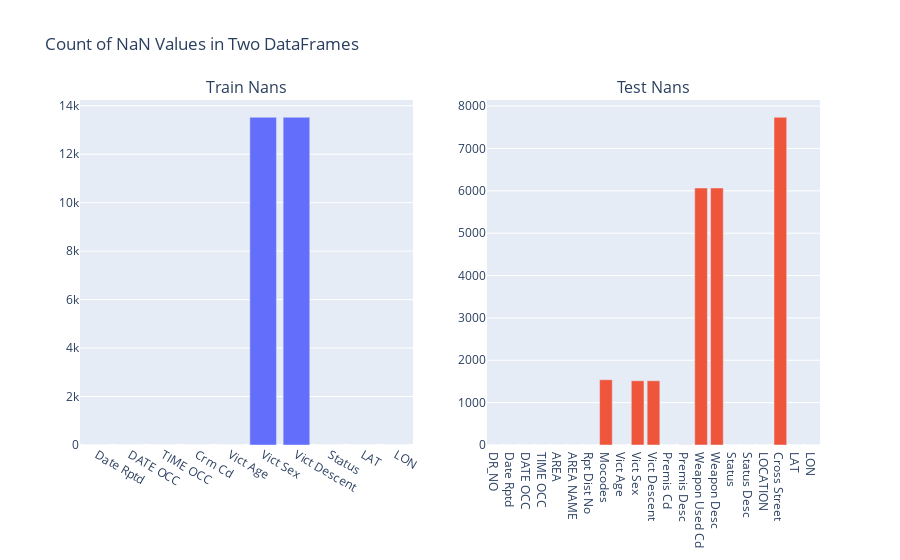

The notebook cell saved with this chart:
### Code cell
import pandas as pd
import plotly.graph_objects as go
from plotly.subplots import make_subplots

df_train = df.copy()
df_test = pd.read_csv("../data/test.csv")

nan_counts_train = df_train.isna().sum()

nan_counts_test = df_test.isna().sum()

fig = make_subplots(
    rows=1,
    cols=2,
    subplot_titles=("Train Nans", "Test Nans"),
)

fig.add_trace(
    go.Bar(x=nan_counts_train.index, y=nan_counts_train.values, name="Train"),
    row=1,
    col=1,
)

fig.add_trace(
    go.Bar(x=nan_counts_test.index, y=nan_counts_test.values, name="Test"),
    row=1,
    col=2,
)

fig.update_layout(title_text="Count of NaN Values in Two DataFrames", showlegend=False)

fig.show()

### Figure 1 — Plotly figure (JSON) as saved in the notebook; plotly's stock layout.template omitted (floating-point values rounded to 4 significant figures)
{"data": [{"name": "Train", "type": "bar", "x": ["Date Rptd", "DATE OCC", "TIME OCC", "Crm Cd", "Vict Age", "Vict Sex", "Vict Descent", "Status", "LAT", "LON"], "xaxis": "x", "y": [0, 0, 0, 0, 0, 13524, 13525, 0, 0, 0], "yaxis": "y"}, {"name": "Test", "type": "bar", "x": ["DR_NO", "Date Rptd", "DATE OCC", "TIME OCC", "AREA", "AREA NAME", "Rpt Dist No", "Mocodes", "Vict Age", "Vict Sex", "Vict Descent", "Premis Cd", "Premis Desc", "Weapon Used Cd", "Weapon Desc", "Status", "Status Desc", "LOCATION", "Cross Street", "LAT", "LON"], "xaxis": "x2", "y": [0, 0, 0, 0, 0, 0, 0, 1541, 0, 1516, 1516, 0, 3, 6067, 6067, 0, 0, 0, 7737, 0, 0], "yaxis": "y2"}], "layout": {"annotations": [{"font": {"size": 16}, "showarrow": false, "text": "Train Nans", "x": 0.225, "xanchor": "center", "xref": "paper", "y": 1, "yanchor": "bottom", "yref": "paper"}, {"font": {"size": 16}, "showarrow": false, "text": "Test Nans", "x": 0.775, "xanchor": "center", "xref": "paper", "y": 1, "yanchor": "bottom", "yref": "paper"}], "showlegend": false, "title": {"text": "Count of NaN Values in Two DataFrames"}, "xaxis": {"anchor": "y", "domain": [0, 0.45]}, "xaxis2": {"anchor": "y2", "domain": [0.55, 1]}, "yaxis": {"anchor": "x", "domain": [0, 1]}, "yaxis2": {"anchor": "x2", "domain": [0, 1]}}}
